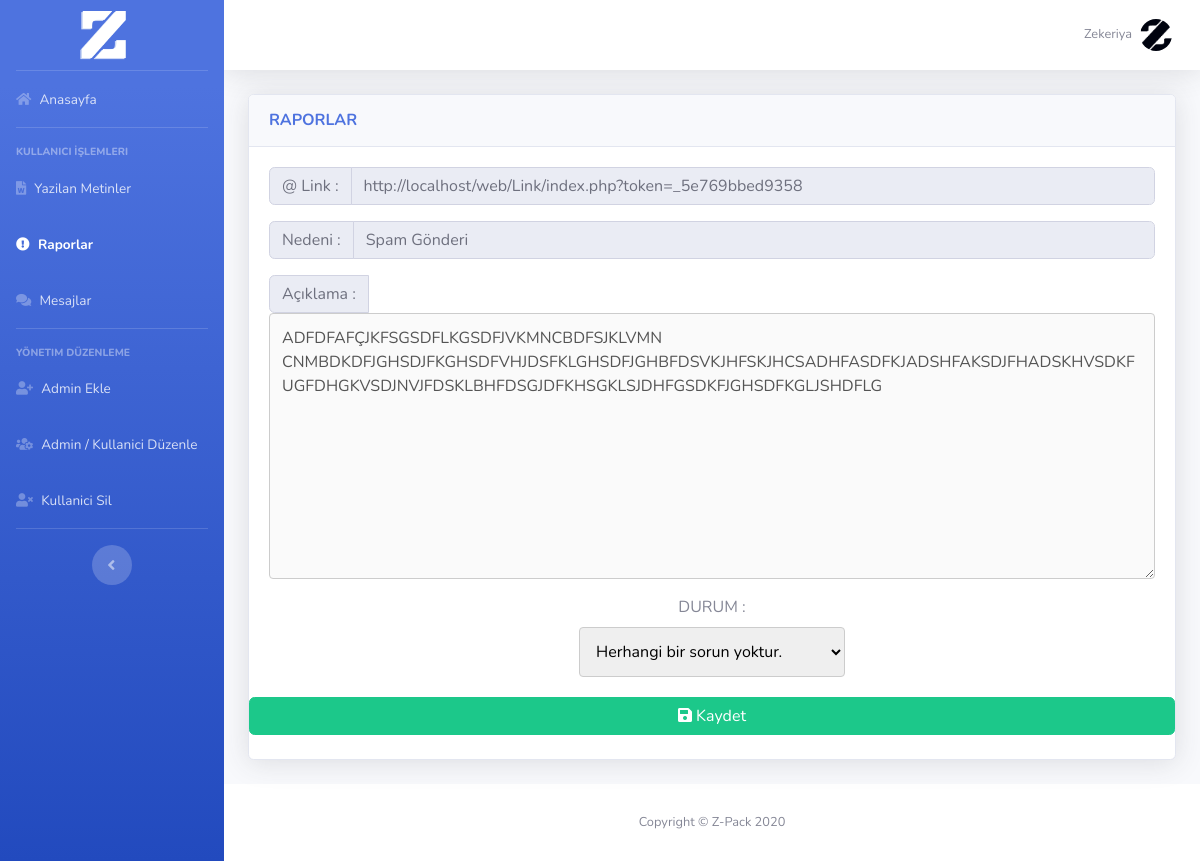
The page /webxpanel/panel/show_report_make.php?ID=6 (signed in) on the database its author committed.
### tables this page shows
CREATE TABLE `report` (
  `ID` int(11) NOT NULL,
  `fromToken` varchar(225) NOT NULL,
  `reason` varchar(225) NOT NULL,
  `description` text NOT NULL,
  `done` int(11) NOT NULL,
  `isUser` int(11) NOT NULL
);

### webxpanel/panel/show_report_make.php (the view, shortened to what this page needs)
 <?php
require_once "../ajax/header.php";
$ID = $_GET['ID'];
$profil= $conn->query("SELECT * FROM report WHERE ID='$ID'");
$yaz = mysqli_fetch_array($profil);
$fromToken = $yaz['fromToken'];
$reason = $yaz['reason'];
$description = $yaz['description'];
$isUser = $yaz['isUser'];
?>
<form method='post'>
<div class="card shadow mb-4">
            <div class="card-header py-3">
              <h6 class="m-0 font-weight-bold text-primary">RAPORLAR</h6>
            </div>
            <div class="card-body">
<div class='input-group mb-3'>
<div class='input-group-prepend'>
<span class='input-group-text' id='basic-addon1'> @ Link : </span>
</div>
<?php
 if($isUser == 1)
            {
            echo " <input type='text'  class='form-control' value='http://localhost/web/Link/index.php?token=$fromToken'' disabled>";
            }else{
         echo " <input type='text'  class='form-control' value='http://localhost/web/getLink/index.php?token=$fromToken'' disabled>";
          }
            ?>
</div>
<div class='input-group mb-3'>
<div class='input-group-prepend'>
<span class='input-group-text' id='basic-addon1'>Nedeni :</span>
</div><input type='text'  class='form-control' value='
<?php
   if($reason == 1)
            {
              echo "Spam Gönderi";
            }
           ?>'' disabled>
</div>
<div class='input-group mb-3'>
<div class='input-group-prepend'>
<span class='input-group-text' id='basic-addon1'>Açıklama :</span>
</div>
<textarea name='description' id='editor1' rows='10' cols='10' disabled>
<?php echo $description; ?>
</textarea>
</div><center>
         <label for="reason">DURUM : </label>
          <center>
            <select name="done">
              <option value="1">Herhangi bir sorun yoktur.</option>
            </select>
          </div>
        <button class='btn btn-success'  name='update' type='submit'><i class='fas fa-save'></i> Kaydet</button>
     </form>
  <br>
     </div></div>
     <?php
include "../ajax/footer.php";
?>

### webxpanel/panel/show_report_make.php (style rules this page uses)
textarea { width: 100%; padding: 12px; border: 1px solid #ccc; border-radius: 4px; resize: vertical; }
select { width: 30%; padding: 12px; border: 1px solid #ccc; border-radius: 4px; resize: vertical; }

### rows shown on the page
report: fromToken "http://localhost/web/Link/index.php?token=_5e769bbed9358", reason "Spam Gönderi", description "ADFDFAFÇJKFSGSDFLKGSDFJVKMNCBDFSJKLVMN CNMBDKDFJGHSDJFKGHSDFVHJDSFKLGHSDFJGHBFDSVKJHFSKJHCSADHFASDFKJADSHFAKSDJFHADSKHVSDKFUGFDHGKVSDJNVJFDSKLBHFDSGJDFKHSGKLSJDHFGSDKFJGHSDFKGLJSHDFLG"

### other values the page prints
$_SESSION["username"] "Zekeriya"
